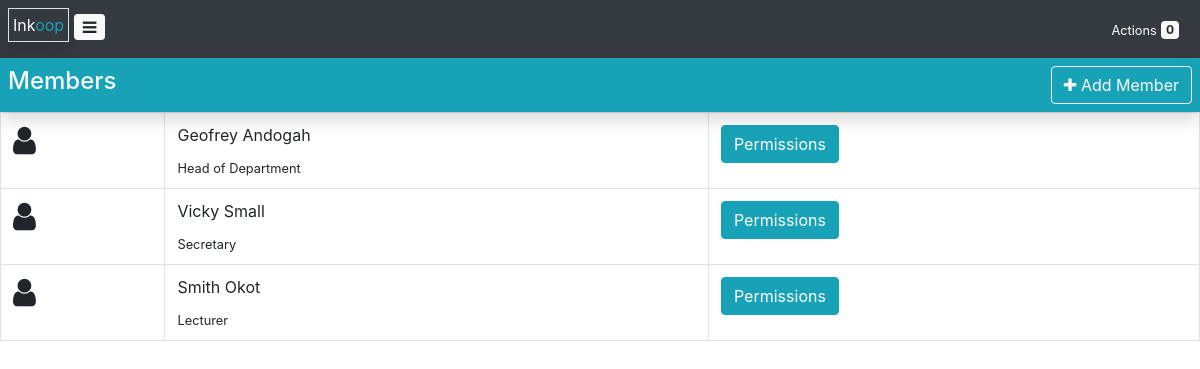
The page /profile (signed in) on the database its author committed.
### core/models.py (models this page shows, shortened)
class Profile(models.Model):
    display_name = models.CharField(max_length=128)
    title = models.CharField(max_length=64)
    telephone = models.CharField(max_length=16, null=True)
    is_ao = models.BooleanField(null=True)
    is_in_pdu = models.BooleanField(null=True)
    user_department = models.ForeignKey(UserDepartment, null=True, on_delete=models.CASCADE)
    user = models.OneToOneField(User, unique=False, on_delete=models.CASCADE)

### core/views/profile.py (the view)
# urls.py: path('profile', get_profiles, name='get_profiles'),
def get_profiles(request):
	user = get_user(request)
	department = get_user_department(user)
	profiles = Profile.objects.filter(user_department=department)
	context = {
		"members" : profiles
	}
	return render(request, 'profile/profiles.html', context)

### context_processors.py (called while the page is built)
def entity(request):
	return {
		"entity_name": settings.ENTITY_NAME,
		"entity_code": settings.ENTITY_CODE,
		"FY": settings.FINANCIAL_YEAR,
		"FY_start": settings.FY_START_DATE,
		"FY_stop": settings.FY_STOP_DATE,
	}

### core/context_processors.py (called while the page is built)
def timing(request):
	planning_process = Timing.objects.get(process="Planning")
	initiation_process = Timing.objects.get(process="Initiation")
	current_process = get_current_process()
	time_format = "M, d yy H:i"
	date_format = "F d, Y"
	return {
		"planning_process": planning_process,
		"initiation_process": initiation_process,
		"current_process": current_process,
		"time_format": time_format,
		"date_format": date_format
	}

def user_profile(request):
	user = get_user(request)
	kwargs = {"ao": get_ao()}
	if user.is_authenticated:
		kwargs["profile"] = user.profile
		kwargs["user_department"] = kwargs["profile"].user_department
		kwargs["pdu_head"] = get_pdu_head()
	return kwargs

def actions(request):
	user = get_user(request)
	if user.is_authenticated:
		kwargs = {
			"plan_actions":user.incharge_plan_set.filter(consolidated_on=None),
			"requisition_actions":user.incharge_requisition_set.filter(ao_approved_on=None),
			"pdu_actions":[],
			"ao_actions":[]
		}
		kwargs["action_count"] = kwargs["plan_actions"].count() + kwargs["requisition_actions"].count() + len(kwargs["pdu_actions"]) + len(kwargs["ao_actions"])
		return kwargs
	return {}

### core/models.py (called while the page is built)
    def is_valid(self):
        if self.start and self.stop and self.submission_deadline:
            if self.start < self.submission_deadline <= self.stop:
                return True
        return False

    def __str__(self):
        return self.name

### templatetags/app_tags.py (called while the page is built)
@register.filter(name="currency")
def currency(value):
	if isinstance(value, int):
		return f'{value:,} {settings.CURRENCY}'
	return value

### utils.py (called while the page is built)
def get_user_department(user):
	return user.profile.user_department

def get_pdu_head():
	pdu = UserDepartment.objects.get(is_pdu=True)
	return pdu.hod

def get_ao():
	ao = Profile.objects.get(is_ao=True)
	return ao.user

def get_current_process():
	current_process = Timing.objects.filter(start__lte=timezone.now(), stop__gte=timezone.now()).first()
	return current_process

def timing_is_valid():
	planning_process = Timing.objects.get(process="Planning")
	initiation_process = Timing.objects.get(process="Initiation")
	if planning_process.is_valid() and initiation_process.is_valid():
		if planning_process.stop <= initiation_process.start:
			return True
	return False

### core/templates/profile/profiles.html
{% extends 'user-base.html' %}
{% block content %}
<div class="container-fluid p-0">
    <div class="bg-info p-2 shadow fixed d-flex">
        <div class="flex-fill m-auto">
            <h4 class="text-light">Members</h4>
        </div>
        <div class="" align="right">
            <a class="btn btn-outline-light" href="{% url 'core:create_profile' %}"><span class="fa fa-plus"></span> Add Member</a>
        </div>
    </div>
    <div>
        <table class="table table-responsive-sm border">
            <tbody>
                {% for member in members %}
                    <tr>
                        <td><span class="fa fa-user fa-2x"></span></td>
                        <td class="border m-auto">
                            <p>{{ member.display_name }}</p>
                            <small>{{ member.title }}</small>
                        </td>
                        <td><a href="{% url 'core:update_profile_permissions' profile_id=member.id %}" class='btn btn-info'>Permissions</a></td>
                    </tr>
                {% empty %}
                    <div class="container" align="center">
                        <label class="display-4 text-muted">No Members!</label>
                        <hr>
                        <a class="btn btn-primary" href="{% url 'core:create_profile' %}"><span class="fa fa-plus"></span> Add Member</a>
                    </div>
                {% endfor %}
            </tbody>
        </table>
    </div>
</div>
{% endblock %}

### static/css/style.css (style rules this page uses)
.fixed { position: sticky; top:0; z-index:100; }
a { text-decoration: none; }

### rows shown on the page
Profile: display_name "Geofrey Andogah", title "Head of Department"
Profile: display_name "Vicky Small", title "Secretary"
Profile: display_name "Smith Okot", title "Lecturer"

### other values the page prints
{{ action_count }} "0"
